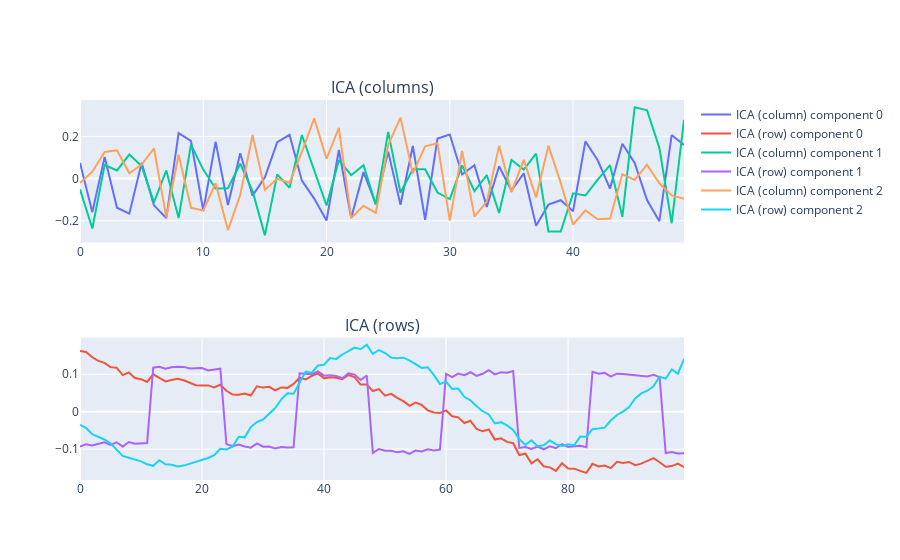

Source (notebook cell):
### Markdown cell above
The plotted columns now look random. As the signal is along the rows. Let us try to apply ICA the same way as we did above. Now, we should expect that the ICA should not find the sources as they are not present in the columns.

### 3.1 Apply ICA on the columns

### Code cell
from sklearn.decomposition import FastICA

n_components = n_sources

ica = FastICA(n_components)
components = ica.fit_transform(A)
componentsT = ica.fit_transform(A.T)

figure = make_subplots(2, 1, subplot_titles=['ICA (columns)','ICA (rows)'])
for i in range(n_components):
    figure.add_trace(
        go.Scatter(
            x=np.arange(n_samples),
            y=components[:, i],
            mode='lines',
            name=f'ICA (column) component {i}'
        ),
        row=1,
        col=1
    )
    figure.add_trace(
        go.Scatter(
            x=np.arange(n_samples),
            y=componentsT[:, i],
            mode='lines',
            name=f'ICA (row) component {i}'
        ),
        row=2,
        col=1
    )

iplot(figure)
